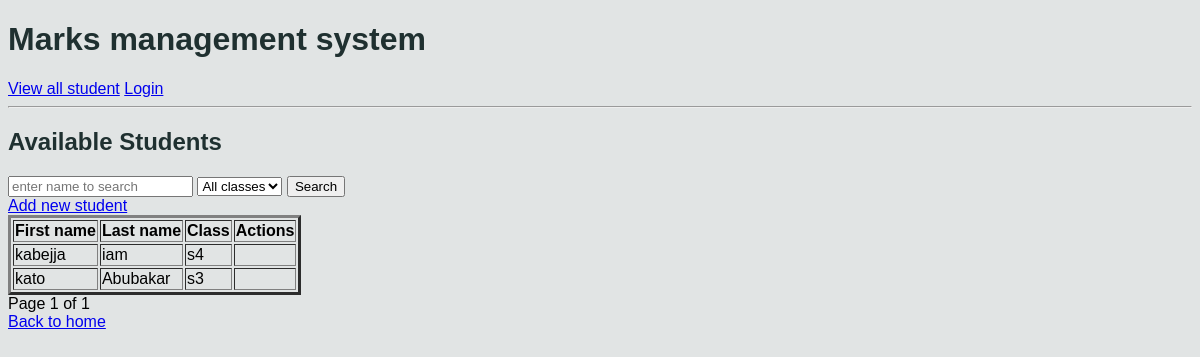
Page /students/view/ on the earlier database version.
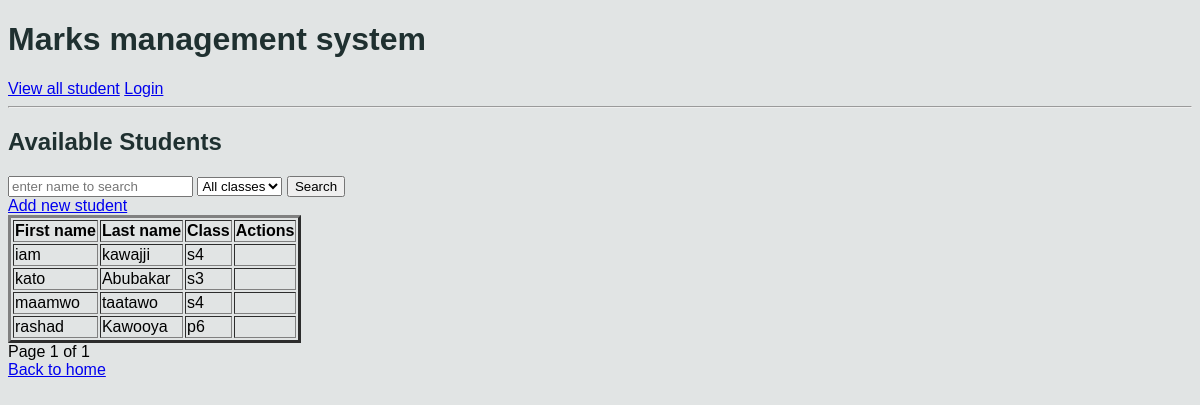
Same page on the later database version.
### students/models.py (models this page shows, shortened)
class Student(db.Model):
    fname = db.CharField(max_length=100)
    lname = db.CharField(max_length=100)
    student_class = db.CharField(max_length=10)
    age = db.IntegerField(max_length=3)
    student_number = db.IntegerField(unique=True)

### students/views.py (the view)
# urls.py: path("view/",views.view_students, name="view_students"),
def view_students(request):
    students = Student.objects.all()
    classes = Student.objects.values_list(
        "student_class",
        flat=True,
    ).distinct()
    search = request.GET.get("search")
    st_class = request.GET.get("class")
    if search or st_class:
        if search:
            students = Student.objects.filter(Q(fname__icontains=search)|
                                            Q(lname__icontains=search))
        if st_class:
            students = students.filter(student_class=st_class)
    paginator = Paginator(students, 4)
    page_no = request.GET.get("page")
    page_obj = paginator.get_page(page_no)
    context = {
                "students" : page_obj,
                "classes": classes,
                "page_obj" : page_obj
            }
    return render(request,"students/view_students.html", context)

### students/templates/students/view_students.html (shortened to what this page needs)
    {% extends "students/base.html" %}
    {% block content %}
    <h2>Available Students</h2>
    <form action="" method="get">
        <input type="text" name="search" placeholder="enter name to search"
        value="{{ request.GET.search }}">
        <select name="class" id="">
            <option value="">All classes</option>
        </select>
        <button type="submit">Search</button>
    </form>
    <a href="{% url 'add_student' %}">Add new student</a>
    {% if not students %}
    <p>There is no student whose name contains {{ request.GET.search }}
        and is in {{ request.GET.class }}
    </p>
    {% else %}
     <table border="3">
            <thead>
                <tr>
                    <th>First name</th>
                    <th>Last name</th>
                    <th>Class</th>
                    <th>Actions</th>
                </tr>
            </thead>
            {% for student in students %}
                    <tr>
                    <td>{{ student.fname }}</td>
                    <td>{{ student.lname }}</td>
                    <td>{{ student.student_class }}</td>
                    <td>
                    </td>
                </tr>
                {% endfor %}
        </table>
    {% endif %}
        <div>
                    Page {{ page_obj.number }} of {{ page_obj.paginator.num_pages }}
                </div>
    <a href="{% url 'home' %}">Back to home</a>
{% endblock content %}

Differences in the rows shown:
changed Student "iam": fname "kabejja" → "iam"; lname "iam" → "kawajji"
added Student: fname "maamwo", lname "taatawo", student_class "s4"
added Student: fname "rashad", lname "Kawooya", student_class "p6"
